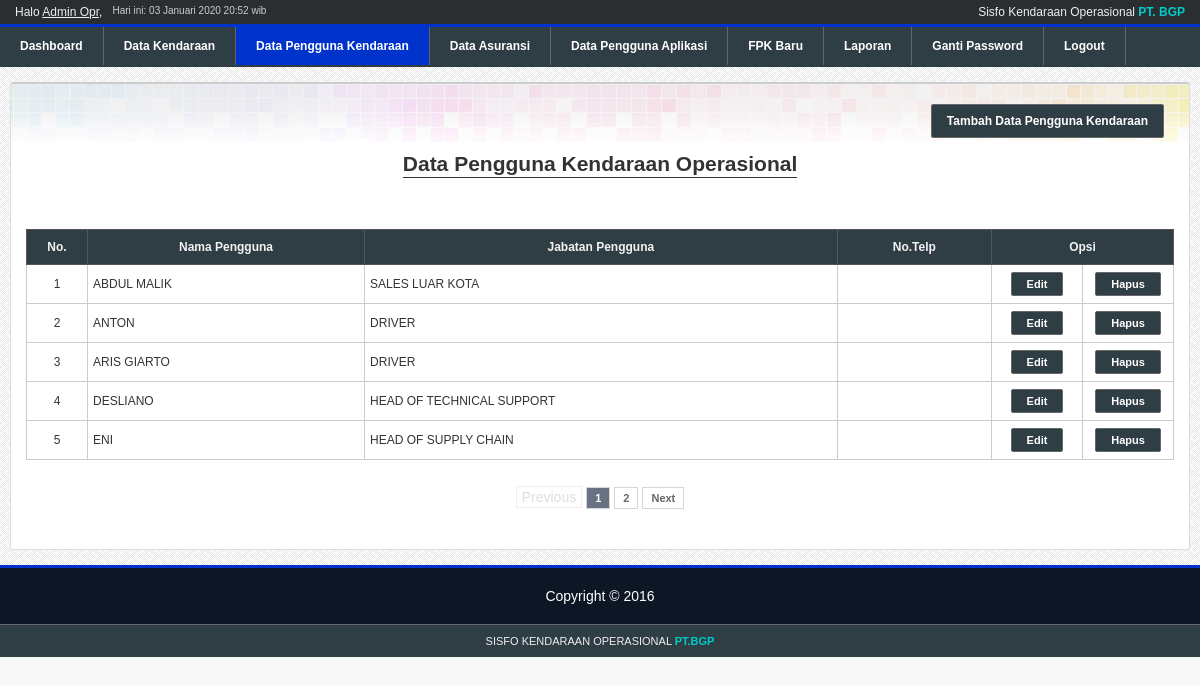
The app's page /skripsi/apps/penggunakendaraan/index.php (signed in) with its own data.
### tables this page shows
CREATE TABLE IF NOT EXISTS `user` (
  `id_user` tinyint(2) NOT NULL AUTO_INCREMENT,
  `username` varchar(35) NOT NULL,
  `namalengkap` varchar(50) NOT NULL,
  `password` char(40) NOT NULL,
  `tipe_user` enum('manager','admin','slapangan') NOT NULL,
  `no_telp` varchar(14) NOT NULL,
  `terakhir_login` datetime NOT NULL,
  `token` text NOT NULL,
  PRIMARY KEY (`id_user`)
);

CREATE TABLE IF NOT EXISTS `pengguna_kendaraan` (
  `id_penggunakendaraan` int(11) NOT NULL AUTO_INCREMENT,
  `nama_pengguna` varchar(35) NOT NULL,
  `jabatan_pengguna` varchar(35) NOT NULL,
  `no_telp` varchar(16) NOT NULL,
  `tgl_input` date NOT NULL,
  `id_user` tinyint(2) NOT NULL,
  PRIMARY KEY (`id_penggunakendaraan`)
);

### skripsi/modules/connect.php (called while the page is built, shortened)
<?php
$connect = mysqli_connect(DB_HOST, DB_USER, DB_PASSWORD);
if($connect){
    function query($sql){
        global $connect;
        $query = mysqli_query($connect, $sql);
        return  $query;
    }
} else {
    die('Unable to connect to '.DB_HOST);
}
?>

### skripsi/modules/library.php (called while the page is built, shortened)
<?php
function monthToId($month){
    switch($month){
        case 1:
            $month = 'Januari';
            break;
    }
    return $month;
}

### skripsi/apps/penggunakendaraan/default.php (the view, shortened to what this page needs)
<ul id="content-menu">
	<li><a class="btn" href='?sub=add.php'>Tambah Data Pengguna Kendaraan</a></li>
</ul>
<h2 class="content-title">
	<span>Data Pengguna Kendaraan Operasional</span>
</h2>
<table border="1" class="list">
<tr>
	<th width="40">No.</th>
	<th>Nama Pengguna</th>
	<th>Jabatan Pengguna</th>
	<th>No.Telp</th>
	<th colspan='2'>Opsi</th>
</tr>
<?php
$sql = "SELECT * FROM pengguna_kendaraan ORDER BY nama_pengguna ASC";
$query = query($sql);
$totalRows = mysqli_num_rows($query);
$limit = 5;
$pages = new Paginator($limit, 'page');
$pages->set_total($totalRows);
parse_str($_SERVER['QUERY_STRING'], $params);
unset($params['page']);
$params = empty($params) ? '' : '&'.http_build_query($params);
$pagination = $pages->page_links('?', $params);
$sql .= ' '.$pages->get_limit();
$query = query($sql);
$no = 1 + (( ($_GET['page'] ?  $_GET['page'] : 1) - 1) * $limit);
if($totalRows == 0){
	?>
	<tr>
		<td colspan="4" class="nodata">Belum ada data</td>
	</tr>
	<?php
} else {
	while($data = mysqli_fetch_array($query)){
		?>
		<tr>
			<td align="center"><?php echo $no;?></td>
			<td><?php echo $data['nama_pengguna'];?></td>
			<td><?php echo $data['jabatan_pengguna'];?></td>
			<td><?php echo $data['no_telp'];?></td>
			<td align="center" width="80">
				<form method='POST' action='?sub=edit.php'>
				<input type='submit' name='edit' Value='Edit'>
				</form>
			</td>
			<td align="center" width="80">
				<form method='POST' action='action.php'>
				<input type='submit' name='delete' Value='Hapus'>
				</form>
			</td>
		</tr>
		<?php
		++$no;
	}
}?>
</table>
<?php
echo $pagination;
?>

### skripsi/apps/components/header.php
<?php
$sql = "SELECT * FROM user WHERE id_user='{$_SESSION['id_user']}'";
$query = query($sql);
$data = mysqli_fetch_array($query);
?>
<div id="header">
    <div id="top-bar">
        <div id="hello"><?php echo 'Halo <u>'.$data['namalengkap'].'</u>';?>, </div>
        <div id="date">Hari ini: <?php echo date('d'),' ',monthToId(date('m')),' ', date('Y H:i');?> wib</div>
        <div id="appname">Sisfo Kendaraan Operasional <b>PT. BGP</b></div>
    </div>
    <ul id="menu">
        <?php $totalNewFPK =  countFPK();?>
        <li<?php echo $page == 'home' ? ' class="active"':'';?>><a href="<?php echo APPURL;?>/home/">Dashboard</a><li>
        <li<?php echo $page == 'kendaraan' ? ' class="active"':'';?>><a href="<?php echo APPURL;?>/kendaraan/">Data Kendaraan</a><li>
        <li<?php echo $page == 'penggunakendaraan' ? ' class="active"':'';?>><a href="<?php echo APPURL;?>/penggunakendaraan/">Data Pengguna Kendaraan</a><li>
        <li<?php echo $page == 'asuransi' ? ' class="active"':'';?>><a href="<?php echo APPURL;?>/asuransi/">Data Asuransi</a><li>
        <li<?php echo $page == 'penggunaaplikasi' ? ' class="active"':'';?>><a href="<?php echo APPURL;?>/penggunaaplikasi/">Data Pengguna Aplikasi</a><li>
        <li<?php echo $page == 'fpk' ? ' class="active"':'';?>><a href="<?php echo APPURL;?>/fpk/">FPK Baru<?php echo $totalNewFPK > 0 ? '<span class="notif">'.$totalNewFPK.'</span>':''?></a><li>
        <li<?php echo $page == 'laporan' ? ' class="active"':'';?>><a href="<?php echo APPURL;?>/laporan/">Laporan</a><li>
        <li<?php echo $page == 'changepassword' ? ' class="active"':'';?>><a href="<?php echo APPURL;?>/changepassword/">Ganti Password</a><li>
        <li><a href="<?php echo APPURL;?>/login/logout.php">Logout</a><li>
    </ul>
</div>

### skripsi/css/style.css (style rules this page uses)
html, body { padding:0; margin:0; }
body { font-size:9pt; background-color:#f8f8f8; color:#333; font-family: arial; font-size: 14px; }
input[type=submit], input[type=reset] { padding:6px 14px; }
input[type=submit] { background-color:#6cc61d; border:1px solid #333; color:#f9f9f9; padding:6px 30px; font-size: 13px; cursor:pointer; border-radius:2px; font-weight: bold; }
#top-bar { color:#eee; background-color:#2b2e30; padding:5px 15px; font-size:12px; overflow:hidden; }
#top-bar #appname { float:right; }
#top-bar #appname b { color:#00CCCC; }
#top-bar #hello, #top-bar #date { float:left; }
#top-bar #date { color:#ccc; margin-left:10px; font-size:10px; }
#menu { border-top:3px solid #0033CC; border-bottom:2px solid #2F3D44; background-color:#2F3D44; color:#fff; padding:0; margin:0; display:block; width: 100%; }
#menu li { display:inline-block; list-style-type:none; }
#menu li a { color:#fff; font-weight: bold; text-decoration:none; font-family:arial; display:block; padding:12px 20px; border-right:1px solid #666; font-size:12px; position:relative }
#menu li.active { background-color:#0033CC; }
a { color:#0033CC; }
table.list { border-collapse: collapse; width:100%; background-color:#fff; }
table.list th { background-color:#2F3D44; color:#f2f2f2; font-weight:bold; border:1px solid #555; font-size:12px; padding:10px; }
table.list td { border:1px solid #ccc; font-size:12px; padding:7px 5px; }
table.list form { margin:0; padding:0; }
table.list button, table.list input[type=button], table.list input[type=submit] { padding:5px 15px; background-color:#2F3D44; border:1px solid #666; border-radius:2px; color:#fff; text-decoration:none; font-size:11px; }
h2.content-title { text-align:center; margin:50px 0; line-height:30px; }
h2.content-title span { border-bottom:1px solid #333; padding-bottom:2px; }
#content-menu { padding:0; margin:15px 0 20px 0; float:right; }
#content-menu li { display:inline-block; margin-right:10px; }
#content-menu li a { padding:9px 15px; background-color:#2F3D44; border:1px solid #666; border-radius:3px; color:#fff; text-decoration:none; font-size:12px; font-weight: bold; }

### records on screen
user: namalengkap "Admin Opr"
pengguna_kendaraan: nama_pengguna "ABDUL MALIK", jabatan_pengguna "SALES LUAR KOTA"
pengguna_kendaraan: nama_pengguna "ANTON", jabatan_pengguna "DRIVER"
pengguna_kendaraan: nama_pengguna "ARIS GIARTO", jabatan_pengguna "DRIVER"
pengguna_kendaraan: nama_pengguna "DESLIANO", jabatan_pengguna "HEAD OF TECHNICAL SUPPORT"
pengguna_kendaraan: nama_pengguna "ENI", jabatan_pengguna "HEAD OF SUPPLY CHAIN"
